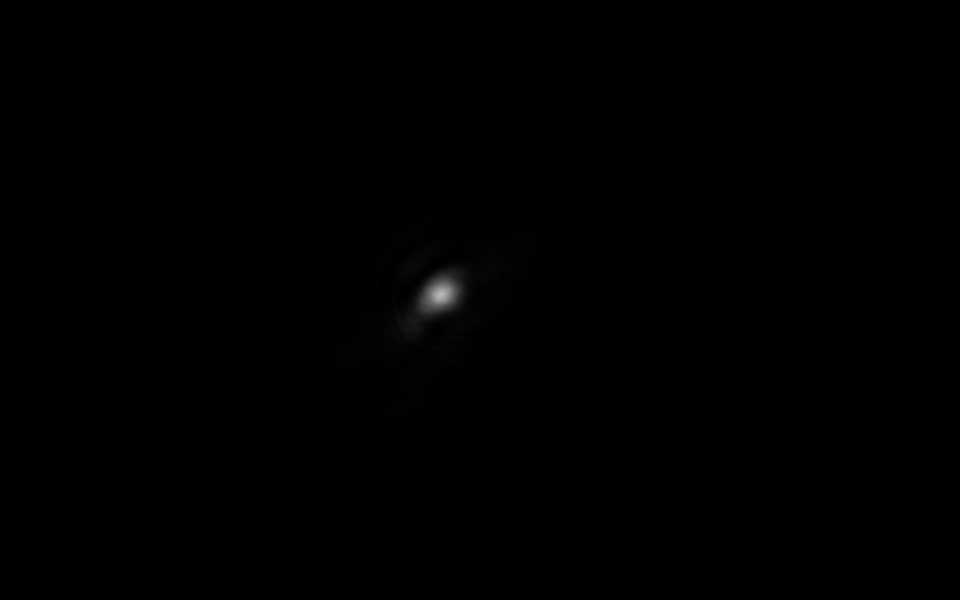
#> input picture Focal_Spot_Images/20250627Optimized_focal_spot_wObjective_wPM_exptime3e3.tiff, 1920 x 1200 px (shown at 1/2 size); the run also reads 1 picture not shown here
$ jupyter execute --allow-errors Strehl_ratio_from_focal_spot-Copy1.ipynb   (shell and % lines are left out)
#> lines starting #> are read from the running program, lines starting #| are printed output that depends on the picture; after the words box and inside, x2 and y2 are one past the last pixel; in counts of white or black regions, pixels touching at a corner belong together
[cell 1]
from PIL import Image
import numpy as np
import matplotlib.pyplot as plt

# Load the image
#image_path = "20250627Optimized_focal_spot_wObjective_wPM_exptime3e3.tiff" ##TA2Diode
image_path = "Focal_Spot_Images/10mJ_New_Optimized_FocalSpotWithDPM_2025-07-17_1109AM.tiff" ##10mJ
try:
    img = Image.open(image_path)

    # Convert to grayscale (if it's not already)
    img_gray = img.convert("L")

    # Convert to NumPy array
    img_array = np.array(img_gray)

    # Show basic image stats
    print("Image shape:", img_array.shape)
    print("Min pixel value:", img_array.min())
    print("Max pixel value:", img_array.max())
    print("Mean pixel value:", img_array.mean())

    # Plot the image
    plt.figure(figsize=(6,6))
    plt.imshow(img_array, cmap='hot', origin='lower')
    plt.colorbar(label='Pixel Intensity')
    plt.title('Laser Focal Spot')
    plt.xlabel('X Pixels')
    plt.ylabel('Y Pixels')
    plt.tight_layout()
    plt.show()

except FileNotFoundError:
    print(f"File '{image_path}' not found.")
except Exception as e:
    print(f"An error occurred: {e}")

[cell 2]
0.085416666667 ## um/px

[cell 3]
def diffraction_limited_spot_size(wavelength_nm, beam_diameter_inch, focal_length_inch):
    # Convert inputs
    wavelength_um = wavelength_nm / 1000  # nm to microns
    beam_diameter_um = beam_diameter_inch * 25400  # inches to microns (1 inch = 25,400 microns)
    focal_length_um = focal_length_inch * 25_400

    # Calculate NA = D / (2f)
    NA = beam_diameter_um / (2 * focal_length_um)

    # Diffraction-limited spot diameter (Airy disk)
    spot_diameter_um = 1.22 * wavelength_um / NA

    return spot_diameter_um

# Parameters
wavelength_nm = 800
#> wavelength_nm = 800
#beam_diameter_inch = 3
beam_diameter_inch = 3.267 ##10mJ
focal_length_inch = 8

spot_size_um = diffraction_limited_spot_size(wavelength_nm, beam_diameter_inch, focal_length_inch)
#> in diffraction_limited_spot_size, `wavelength_um = wavelength_nm / 1000`: wavelength_um = 0.8
#> in diffraction_limited_spot_size, `spot_diameter_um = 1.22 * wavelength_um / NA`: spot_diameter_um = 4.78
#> spot_size_um = 4.78
print(f"Diffraction-limited spot diameter: {spot_size_um:.2f} µm")
#| Diffraction-limited spot diameter: 4.78 µm
print(f"Diffraction-limited spot Radius: {spot_size_um/2:.2f} µm")
#| Diffraction-limited spot Radius: 2.39 µm
df_lim_r = spot_size_um/2
#> df_lim_r = 2.39
df_lim_r
#> Out = 2.39

[cell 4]
from PIL import Image
import numpy as np
import matplotlib.pyplot as plt

PIXEL_SIZE_MICRONS = 0.083  # microns per pixel

def load_image_as_array(path):
    """Load grayscale image as NumPy array of float64."""
    img = Image.open(path).convert("L")
    return np.array(img, dtype=np.float64)

# [63 lines left out: functions find_focal_spot_center, circular_mask, analyze_circular_apertures, plot_energy_vs_radius, not called in this run]

def main(image_path):
    img_array = load_image_as_array(image_path)
    center_x, center_y = find_focal_spot_center(img_array)
    step_count = 163
    results = analyze_circular_apertures(img_array, center_x, center_y, n_steps=step_count, max_fraction=0.95)

    # Calculate max total energy for normalization
    max_energy = max(energy for _, _, _, energy in results)

    print(f"{'Index':<5} {'Radius (µm)':<15} {'Avg Intensity':<15} {'Area (pixels)':<15} {'Total Energy':<15} {'Normalized Energy':<18}")
    for i, (r, avg, area, energy) in enumerate(results, 1):
        norm_energy = energy / max_energy if max_energy != 0 else 0
        if (i > step_count * 6/7):
            print(f"{i:<5} {r:<15.3f} {avg:<15.4f} {int(area):<15} {energy:<15.4f} {norm_energy:<18.4f}")

    plot_energy_vs_radius(results, normalize=True)


#> (the rest of this cell did not finish here and is left out)

[cell 5]
print("Strehl ratio:  0.7224  ")

[cell 6]
from PIL import Image
import numpy as np
import matplotlib.pyplot as plt

def load_image_as_array(path):
    """Load grayscale image as NumPy array of float64."""
    img = Image.open(path).convert("L")
    return np.array(img, dtype=np.float64)

def find_focal_spot_center(img_array):
    """Find center of brightest pixel (approx center of spot)."""
    max_pos = np.unravel_index(np.argmax(img_array), img_array.shape)
    return max_pos[1], max_pos[0]  # Return as (x, y)

def circular_mask(shape, center_x, center_y, radius):
    """Generate a circular mask of given radius centered at (x, y)."""
    Y, X = np.ogrid[:shape[0], :shape[1]]
    dist = np.sqrt((X - center_x)**2 + (Y - center_y)**2)
    return dist <= radius

def analyze_circular_apertures(img_array, center_x, center_y, n_steps=50, max_fraction=0.95, plot_every=None):
    """Analyze concentric circular regions around focal spot center."""
    height, width = img_array.shape
    max_radius = min(center_x, center_y, width - center_x, height - center_y) * max_fraction
    radii = np.linspace(max_radius, max_radius / n_steps, n_steps)

    results = []

    energy_ratio = 1

    for i, r in enumerate(radii):
        mask = circular_mask(img_array.shape, center_x, center_y, r)
        masked_values = img_array[mask]
        avg_intensity = np.mean(masked_values)
        area = np.sum(mask)
        energy = avg_intensity * area

        results.append((r, avg_intensity, area, energy,energy_ratio))

        energy_ratio = energy/results[0][3] ##energy of current value divided by first encircled
        print(results[0][3])
        print(energy_ratio)

        if plot_every is not None and i % plot_every == 0:
            plt.figure(figsize=(5,5))
            plt.imshow(img_array, cmap='hot', origin='lower')
            circle = plt.Circle((center_x, center_y), r, color='cyan', linewidth=2, fill=False)
            plt.gca().add_patch(circle)
            plt.title(f"Circle {i+1}: Radius = {r:.1f}")
            plt.axis("on")
            plt.show()

    return results

# --- Main usage ---
##image_path =  "20250627Optimized_focal_spot_wObjective_wPM_exptime3e3.tiff"
##image_path = "/Users/jeremyrebenstock/Documents/Research_2/TA2/10mJ_New_Optimized_FocalSpotWithDPM_2025-07-17_1109AM.tiff"
image_path = "Focal_Spot_Images/20250627Optimized_focal_spot_wObjective_wPM_exptime3e3.tiff"

img_array = load_image_as_array(image_path)
#> in load_image_as_array, img is the input picture: PIL image 1920x1200 L; min 0, max 190, mean 0.3
center_x, center_y = find_focal_spot_center(img_array)
#> in find_focal_spot_center, `max_pos = np.unravel_index(np.argmax(img_array), img_array.shape)`: max_pos = (588, 882)
#> center_x = 882; center_y = 588

# Analyze ~30 decreasing apertures, show every 10th circle
results = analyze_circular_apertures(img_array, center_x, center_y, n_steps=30, plot_every=9)
#> in analyze_circular_apertures, `max_radius = min(center_x, center_y, width - center_x, height - center..`: max_radius = 558.6
#> the loop in analyze_circular_apertures, `for i, r in enumerate(radii):` made 30 passes
#> (avg_intensity, area, energy, energy_ratio) on passes 1 to 8: (0.805, 980249, 789079, 1), (0.861, 916009, 789078, 1), (0.924, 853965, 789077, 1), (0.994, 794005, 789077, 1), (1.07, 736305, 789077, 1), (1.16, 680777, 789077, 1), (1.26, 627381, 789074, 1), (1.37, 576201, 789074, 1)
#> (printed output is left out)
#> pass 1, in circular_mask, `dist = np.sqrt((X - center_x)**2 + (Y - center_y)**2)`:
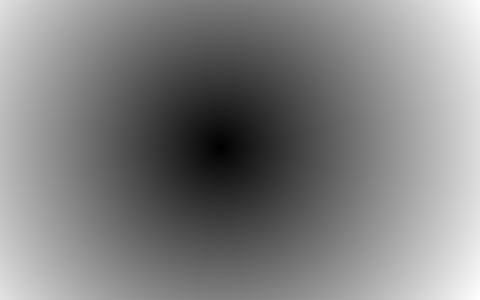
#> dist: shape (1200, 1920) float64 (shown at 1/4 size); min 0, max 1203.6, mean 609.5; drawn with min black and max white
#> pass 1, in analyze_circular_apertures, `mask = circular_mask(img_array.shape, center_x, center_y, r)`:
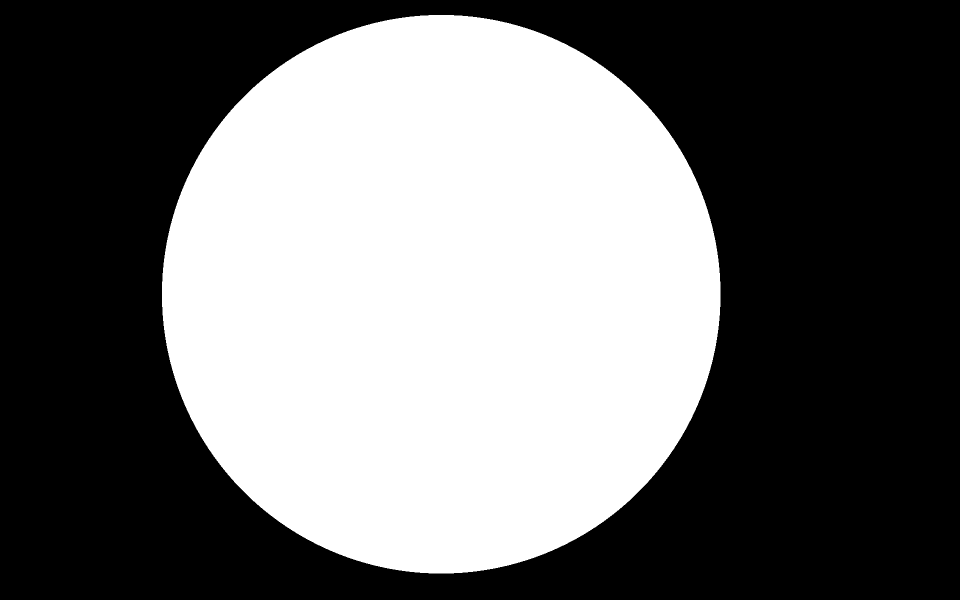
#> mask: shape (1200, 1920) bool (shown at 1/2 size); 42.5% white; 1 white region, box (x1, y1, x2, y2) and area: (324, 30, 1441, 1147) 980249
#> pass 1, in analyze_circular_apertures, `plt.show()`:
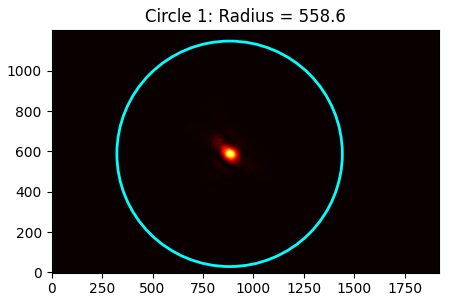
#> figure drawn by matplotlib, 1 panel
#> pass 2, in analyze_circular_apertures, `mask = circular_mask(img_array.shape, center_x, center_y, r)`:
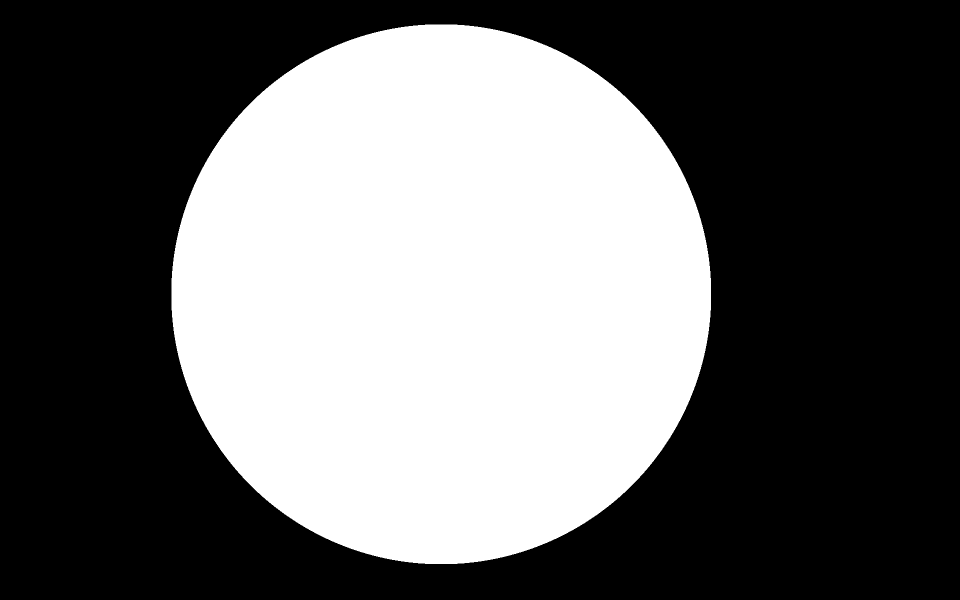
#> mask: shape (1200, 1920) bool (shown at 1/2 size); 39.8% white; 1 white region, box (x1, y1, x2, y2) and area: (343, 49, 1422, 1128) 916009
#> after the loop in analyze_circular_apertures, `for i, r in enumerate(radii):`: results = 30 items, first 6: (558.6, 0.805, 980249, 789079, 1), (540, 0.861, 916009, 789078, 1), (521.4, 0.924, 853965, 789077, 1), (502.7, 0.994, 794005, 789077, 1), (484.1, 1.07, 736305, 789077, 1), (465.5, 1.16, 680777, 789077, 1)
#> (the rest of the program and of its run is left out)
